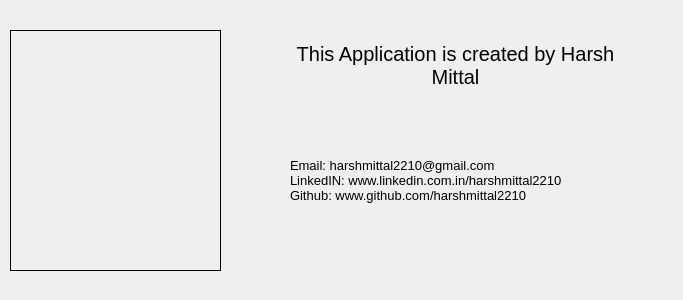
<?xml version="1.0" encoding="UTF-8"?>
<ui version="4.0">
 <class>AboutMeDialog</class>
 <widget class="QDialog" name="AboutMeDialog">
  <property name="geometry">
   <rect>
    <x>0</x>
    <y>0</y>
    <width>683</width>
    <height>300</height>
   </rect>
  </property>
  <property name="windowTitle">
   <string>Dialog</string>
  </property>
  <widget class="QLabel" name="imageLabel">
   <property name="geometry">
    <rect>
     <x>10</x>
     <y>30</y>
     <width>211</width>
     <height>241</height>
    </rect>
   </property>
   <property name="frameShape">
    <enum>QFrame::Box</enum>
   </property>
   <property name="text">
    <string/>
   </property>
   <property name="pixmap">
    <pixmap resource="resource.qrc">:/img/img/harsh_s.jpg</pixmap>
   </property>
   <property name="scaledContents">
    <bool>true</bool>
   </property>
  </widget>
  <widget class="QLabel" name="label">
   <property name="geometry">
    <rect>
     <x>290</x>
     <y>30</y>
     <width>331</width>
     <height>71</height>
    </rect>
   </property>
   <property name="font">
    <font>
     <pointsize>15</pointsize>
     <italic>false</italic>
    </font>
   </property>
   <property name="text">
    <string>This Application is created by Harsh Mittal</string>
   </property>
   <property name="alignment">
    <set>Qt::AlignCenter</set>
   </property>
   <property name="wordWrap">
    <bool>true</bool>
   </property>
  </widget>
  <widget class="QLabel" name="label_2">
   <property name="geometry">
    <rect>
     <x>290</x>
     <y>120</y>
     <width>361</width>
     <height>121</height>
    </rect>
   </property>
   <property name="font">
    <font>
     <pointsize>10</pointsize>
    </font>
   </property>
   <property name="text">
    <string>Email: harshmittal2210@gmail.com
LinkedIN: www.linkedin.com.in/harshmittal2210
Github: www.github.com/harshmittal2210</string>
   </property>
  </widget>
 </widget>
 <resources>
  <include location="resource.qrc"/>
 </resources>
 <connections/>
</ui>
